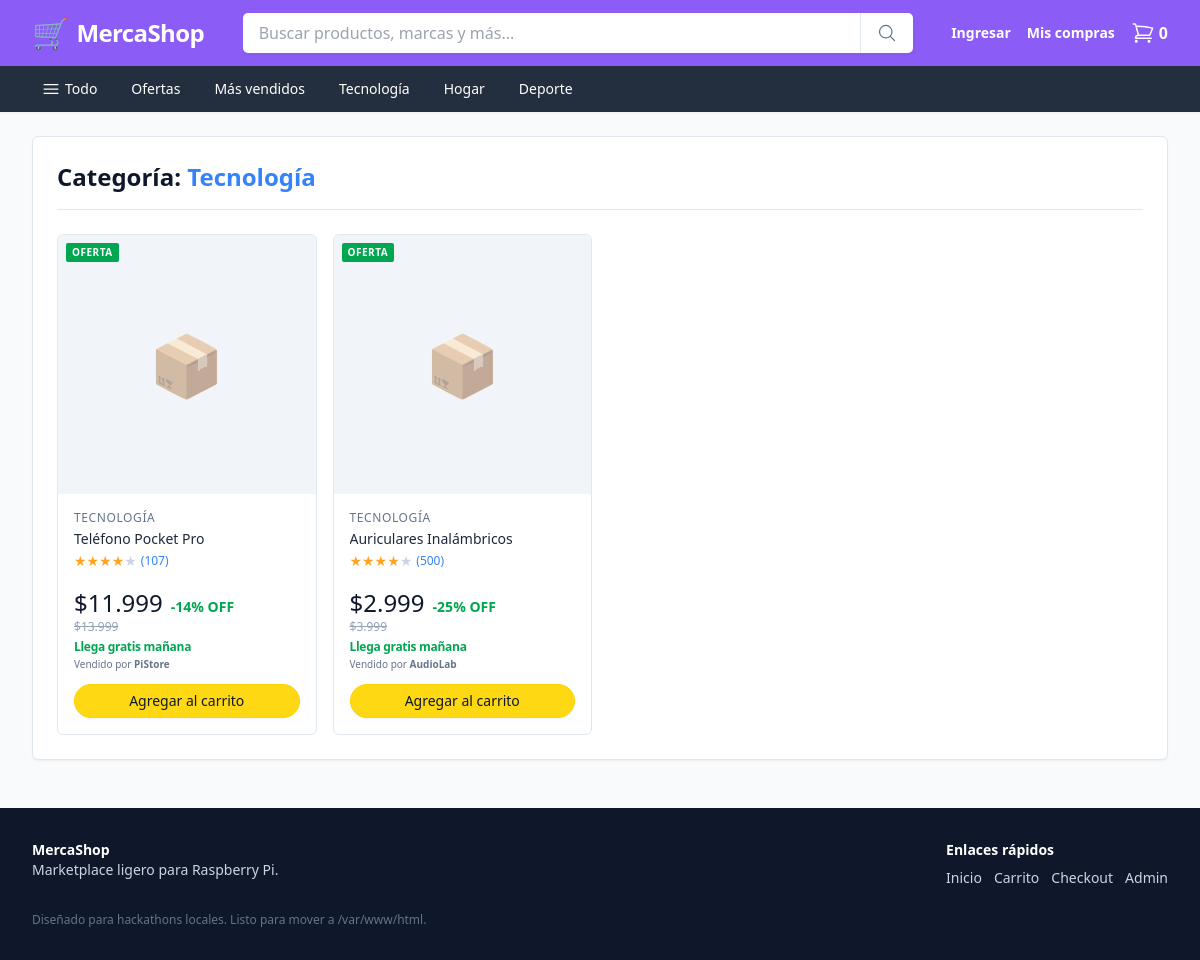
The app's page /categoria.php?slug=tech with its own data.
### tables this page shows
CREATE TABLE IF NOT EXISTS categorias (
    id INT AUTO_INCREMENT PRIMARY KEY,
    nombre VARCHAR(80) NOT NULL,
    slug VARCHAR(80) NOT NULL UNIQUE,
    creado_en TIMESTAMP DEFAULT CURRENT_TIMESTAMP
);

CREATE TABLE IF NOT EXISTS productos (
    id INT AUTO_INCREMENT PRIMARY KEY,
    categoria_id INT NOT NULL,
    nombre VARCHAR(200) NOT NULL,
    descripcion TEXT,
    precio DECIMAL(10,2) NOT NULL DEFAULT 0.00,
    precio_original DECIMAL(10,2) DEFAULT NULL,
    descuento INT NOT NULL DEFAULT 0,
    stock INT NOT NULL DEFAULT 0,
    vendedor VARCHAR(120) NOT NULL DEFAULT 'MercaShop',
    imagen VARCHAR(255) DEFAULT NULL,
    badge VARCHAR(50) DEFAULT NULL,
    creado_en TIMESTAMP DEFAULT CURRENT_TIMESTAMP,
    FOREIGN KEY (categoria_id) REFERENCES categorias(id) ON DELETE RESTRICT ON UPDATE CASCADE
);

### categoria.php (the view, shortened to what this page needs)
<?php
require_once 'config.php';
$slug = $_GET['slug'] ?? '';
$categoria = null;
$productos = [];
if ($slug) {
    $stmt = $pdo->prepare("SELECT * FROM categorias WHERE slug = ?");
    $stmt->execute([$slug]);
    $categoria = $stmt->fetch();
    if ($categoria) {
        $stmt = $pdo->prepare("SELECT p.*, c.nombre as categoria_nombre FROM productos p LEFT JOIN categorias c ON p.categoria_id = c.id WHERE c.slug = ?");
        $stmt->execute([$slug]);
        $productos = $stmt->fetchAll();
    }
}
require_once 'includes/header.php';
?>
<div class="space-y-6 bg-white p-6 rounded-md shadow-sm border border-slate-200 mb-6">
  <div class="border-b border-slate-200 pb-4 mb-4 flex items-center justify-between">
    <div>
      <h2 class="text-2xl font-bold text-slate-900">
        <?php if ($categoria): ?>
          Categoría: <span class="text-[#3483fa]"><?= htmlspecialchars($categoria['nombre']) ?></span>
        <?php else: ?>
          Categoría no encontrada
        <?php endif; ?>
      </h2>
    </div>
  </div>
  <?php if ($categoria): ?>
    <?php if (count($productos) > 0): ?>
      <section class="grid gap-4 grid-cols-1 sm:grid-cols-2 lg:grid-cols-4 xl:grid-cols-5">
        <?php foreach ($productos as $product): ?>
          <article class="group bg-white rounded-md border border-slate-200 hover:shadow-lg transition-shadow overflow-hidden flex flex-col relative">
            <a href="product.php?id=<?= intval($product['id']) ?>" class="block aspect-square bg-slate-100 relative">
              <div class="absolute inset-0 flex items-center justify-center text-6xl opacity-50">📦</div>
              <?php if ($product['badge']): ?>
                <span class="absolute top-2 left-2 bg-[#00a650] text-white text-[10px] font-bold px-1.5 py-0.5 rounded-sm uppercase tracking-wider">Oferta</span>
              <?php endif; ?>
            </a>
            <div class="p-4 flex flex-col flex-1 border-t border-slate-100">
              <div class="flex items-center gap-1 mb-1">
                <span class="text-xs text-slate-500 uppercase tracking-wider"><?= htmlspecialchars($product['categoria_nombre']) ?></span>
              </div>
              <a href="product.php?id=<?= intval($product['id']) ?>">
                <h2 class="text-sm font-normal text-slate-800 leading-tight line-clamp-2 hover:text-[#3483fa]"><?= htmlspecialchars($product['nombre']) ?></h2>
              </a>
              <div class="flex items-center mt-1 mb-2">
                <div class="flex text-[#ffa41c] text-sm">★★★★<span class="text-slate-300">★</span></div>
                <span class="text-xs text-[#3483fa] ml-1">(<?= rand(10, 500) ?>)</span>
              </div>
              <div class="mt-auto pt-2">
                <div class="flex items-baseline gap-2">
                  <span class="text-2xl font-light text-slate-900">$<?= number_format($product['precio'], 0, ',', '.') ?></span>
                  <?php if ($product['descuento']): ?>
                    <span class="text-sm text-[#00a650] font-semibold">-<?= $product['descuento'] ?>% OFF</span>
                  <?php endif; ?>
                </div>
                <?php if ($product['precio_original'] && $product['precio_original'] > $product['precio']): ?>
                  <p class="text-xs text-slate-400 line-through">$<?= number_format($product['precio_original'], 0, ',', '.') ?></p>
                <?php endif; ?>
                <p class="text-xs font-semibold text-[#00a650] mt-1 tracking-tight">Llega gratis mañana</p>
                <p class="text-[10px] text-slate-500 mt-0.5">Vendido por <b><?= htmlspecialchars($product['vendedor']) ?></b></p>
                <form method="POST" class="mt-3">
                  <button type="submit" class="w-full rounded-full bg-[#ffd814] hover:bg-[#F7CA00] border border-[#FCD200] py-1.5 text-sm text-slate-900 shadow-sm transition-colors cursor-pointer">
                    Agregar al carrito
                  </button>
                </form>
              </div>
            </div>
          </article>
        <?php endforeach; ?>
      </section>
    <?php else: ?>
      <div class="p-8 text-center text-slate-600">No hay productos en esta categoría por el momento.</div>
    <?php endif; ?>
  <?php else: ?>
    <div class="p-8 text-center text-slate-600">La categoría que buscas no existe o fue eliminada.</div>
  <?php endif; ?>
</div>
<?php require_once 'includes/footer.php'; ?>

### assets/style.css (style rules this page uses)
:root { color-scheme: light; font-family: Inter, system-ui, -apple-system, BlinkMacSystemFont, 'Segoe UI', sans-serif; font-size: 16px; line-height: 1.5; background: #f8fafc; color: #0f172a; }
* { box-sizing: border-box; }
body { margin: 0; min-height: 100vh; background: #f8fafc; }
a { color: #0f766e; text-decoration: none; }
button, input, select, textarea { font: inherit; }
header, main, footer, section, article { display: block; }
button { cursor: pointer; }
.bg-white { background: #ffffff; }
.bg-slate-50 { background: #f8fafc; }
.bg-slate-100 { background: #e2e8f0; }
.text-slate-900 { color: #0f172a; }
.text-white { color: #ffffff; }
.rounded-full { border-radius: 9999px; }
.shadow-sm { box-shadow: 0 1px 2px rgba(15, 23, 42, 0.05); }
.border { border: 1px solid #e2e8f0; }
.border-slate-200 { border-color: #e2e8f0; }
.p-4 { padding: 1rem; }
.p-6 { padding: 1.5rem; }
.w-full { width: 100%; }
.flex { display: flex; }
.items-center { align-items: center; }
.justify-between { justify-content: space-between; }
.gap-4 { gap: 1rem; }
.grid { display: grid; }
@media (min-width: 640px) { .sm\:grid-cols-2 { grid-template-columns: repeat(2, minmax(0, 1fr)); } }

### includes/header.php (style rules this page uses)
body { min-height: 100vh; }

### records on screen
categorias: nombre "Tecnología"
productos: badge "OFERTA", categoria.nombre "TECNOLOGÍA", nombre "Teléfono Pocket Pro", precio "11.999", descuento "14", precio_original "13.999", vendedor "PiStore"
productos: badge "OFERTA", categoria.nombre "TECNOLOGÍA", nombre "Auriculares Inalámbricos", precio "2.999", descuento "25", precio_original "3.999", vendedor "AudioLab"

### other values on screen
$cartCount "0"
